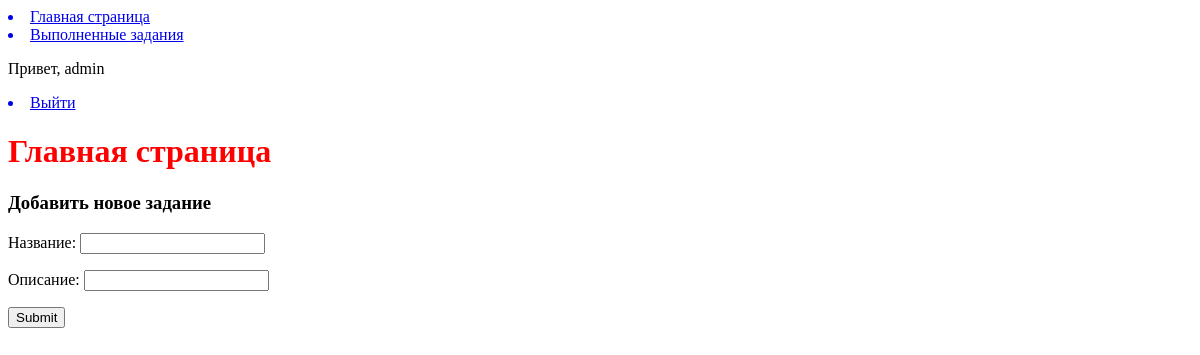
Before: / (signed in) with the older database file.
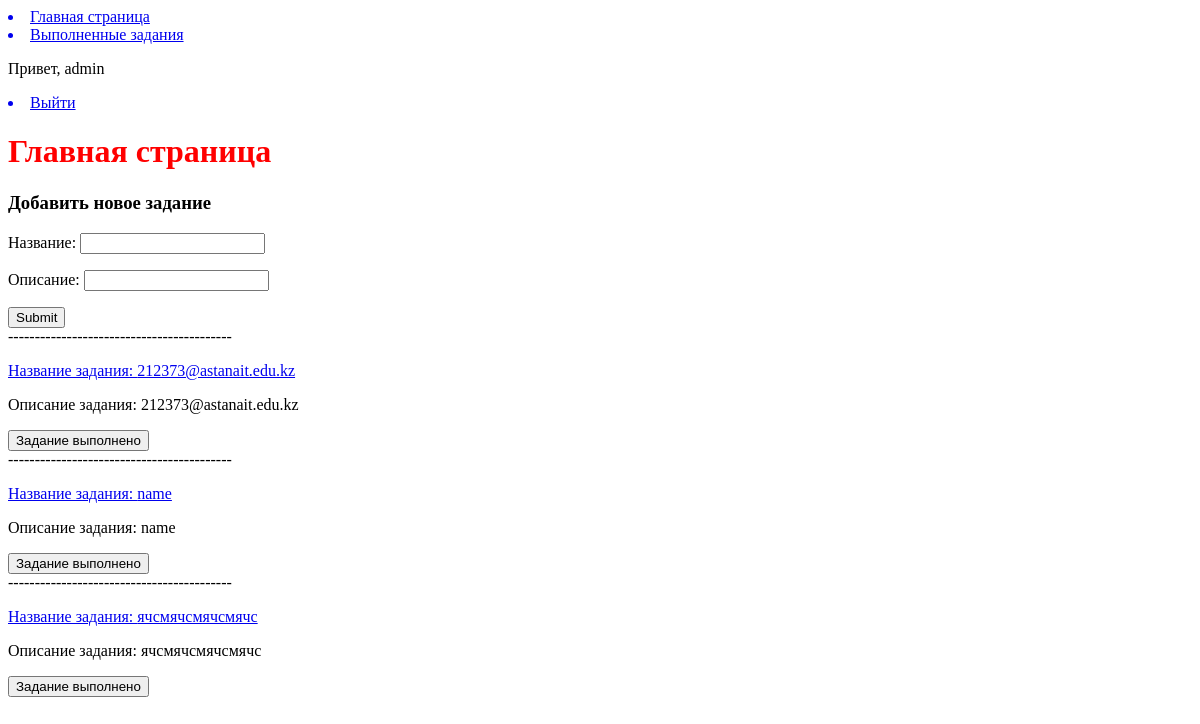
After: the same page with the newer database file.
### main/models.py (models this page shows, shortened)
class Task(models.Model):
    name = models.CharField(max_length=128, verbose_name="Название")
    description = models.CharField(max_length=1024, verbose_name="Описание")
    user = models.ForeignKey(settings.AUTH_USER_MODEL, on_delete=models.PROTECT, null=True)
    is_completed = models.BooleanField(default=False)
    def get_absolute_url(self):
        return reverse("task", kwargs={"task_id":self.pk})
    class Meta:
        verbose_name = "Задания"
        verbose_name_plural = "Задания"
        ordering = ["name", "description"]

### main/views.py (the view, shortened to what this page needs)
# urls.py: path("", views.index, name="index"),
def index(request):
    if request.user.is_authenticated:
        form = AddTaskForm()
        context = {
            "form": form,
            "navbar": navbar,
            "is_completed": False,
            "title": "Главная страница"
        }
        return render(request, "main/index.html", context=context)
    else:
        return redirect("login")

### main/forms.py
class AddTaskForm(forms.ModelForm):
    class Meta:
        model = Task
        fields = ("name", "description")

### main/templatetags/main_tags.py (called while the page is built)
@register.inclusion_tag("main/tasks_list.html")
def show_user_tasks(request, is_completed):
    tasks = Task.objects.filter(user=request.user, is_completed=is_completed)
    return {"is_completed": is_completed, "tasks": tasks}

### main/templates/main/index.html (shortened to what this page needs)
{% extends "main/layout.html" %}
{% load main_tags %}
{% block body %}
    <h1>Главная страница</h1>
    <h3>Добавить новое задание</h3>
    <form action="{% url 'index' %}" method="post">
        {{ form.as_p }}
        <input type="submit">
    </form>
    {% show_user_tasks request False %}
{% endblock %}

### main/templates/main/layout.html (shortened to what this page needs)
{% load static %}
<!DOCTYPE html>
<html lang="en">
<head>
    <link type="text/css" rel="stylesheet" href="{% static 'main/css/styles.css'%}">
</head>
<body>
    {% if request.user.is_authenticated %}
        <a href="{% url 'index' %}"><li>Главная страница</li></a>
        <a href="{% url 'completed_tasks' %}"><li>Выполненные задания</li></a>
        <p>Привет, {{ user.username }}</p>
        <a href="{% url 'logout_user' %}"><li>Выйти</li></a>
    {% else %}
        <a href="{% url 'index' %}"><li>Главная страница</li></a>
        <a href="{% url 'login' %}"><li>Логин</li></a>
        <a href="{% url 'register' %}"><li>Регистрация</li></a>
    {% endif %}
    {% block body %}
    {% endblock %}
</body>
</html>

### main/templates/main/tasks_list.html (shortened to what this page needs)
{% for task in tasks %}
------------------------------------------
    <a href="{{ task.get_absolute_url }}">
        <p>Название задания: {{ task.name }}</p>
    </a>
    <p>Описание задания: {{ task.description }}</p>
    {% if not is_completed %}
    <form action="{% url 'task_completed' %}" method="post">
        <button name="task_id" type="submit" value="{{ task.id }}">Задание выполнено</button>
    </form>
    {% endif %}
{% endfor %}

### main/static/main/css/styles.css (style rules this page uses)
h1 { color: red; }

Changed rows visible on the page:
added Task: name "212373@astanait.edu.kz", description "212373@astanait.edu.kz", {{ task.id }} 15 (drawn)
added Task: name "name", description "name", {{ task.id }} 14 (drawn)
added Task: name "ячсмячсмячсмячс", description "ячсмячсмячсмячс", {{ task.id }} 13 (drawn)
